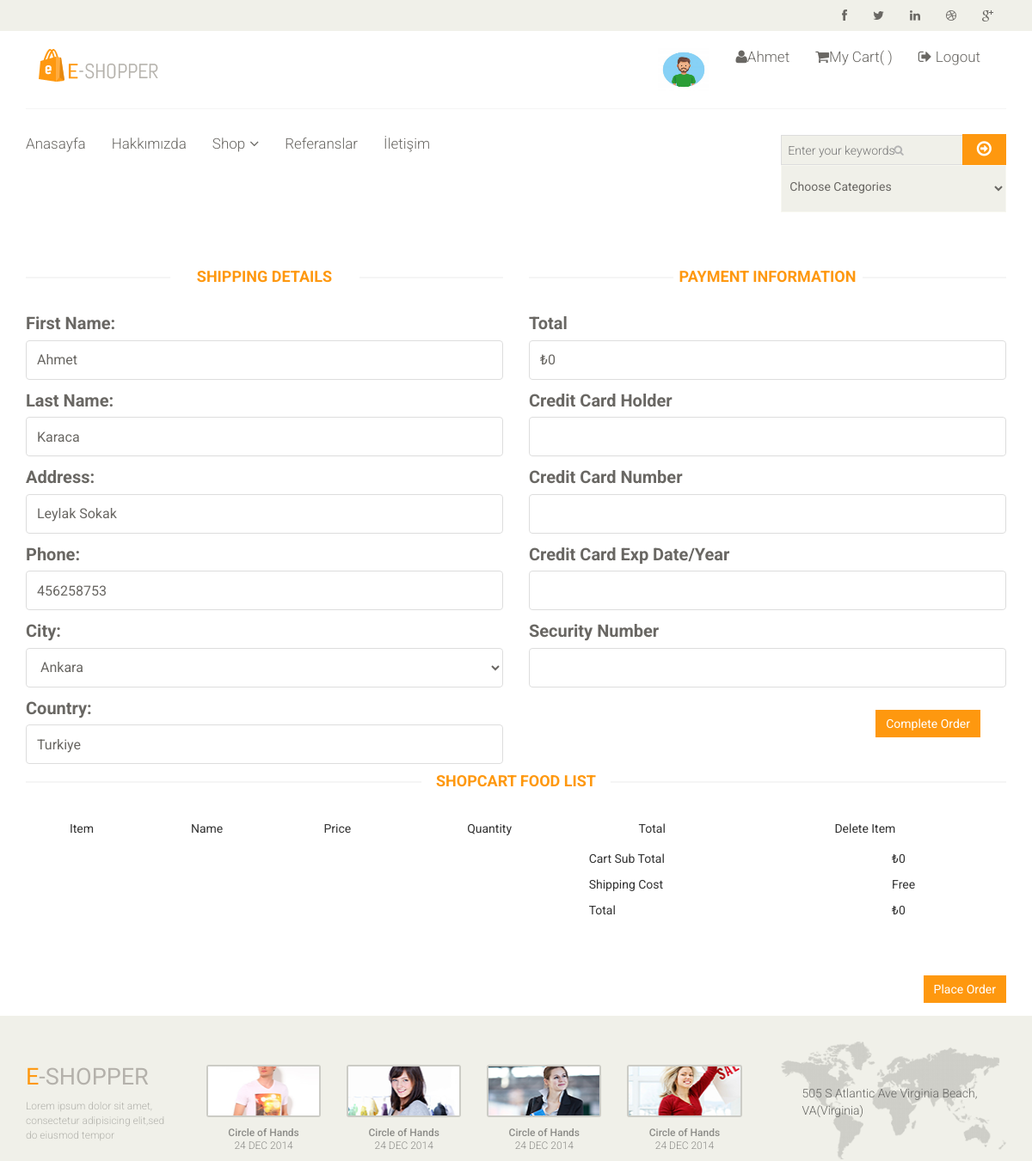
The app's page /order/orderproduct (signed in, upper part), older data.
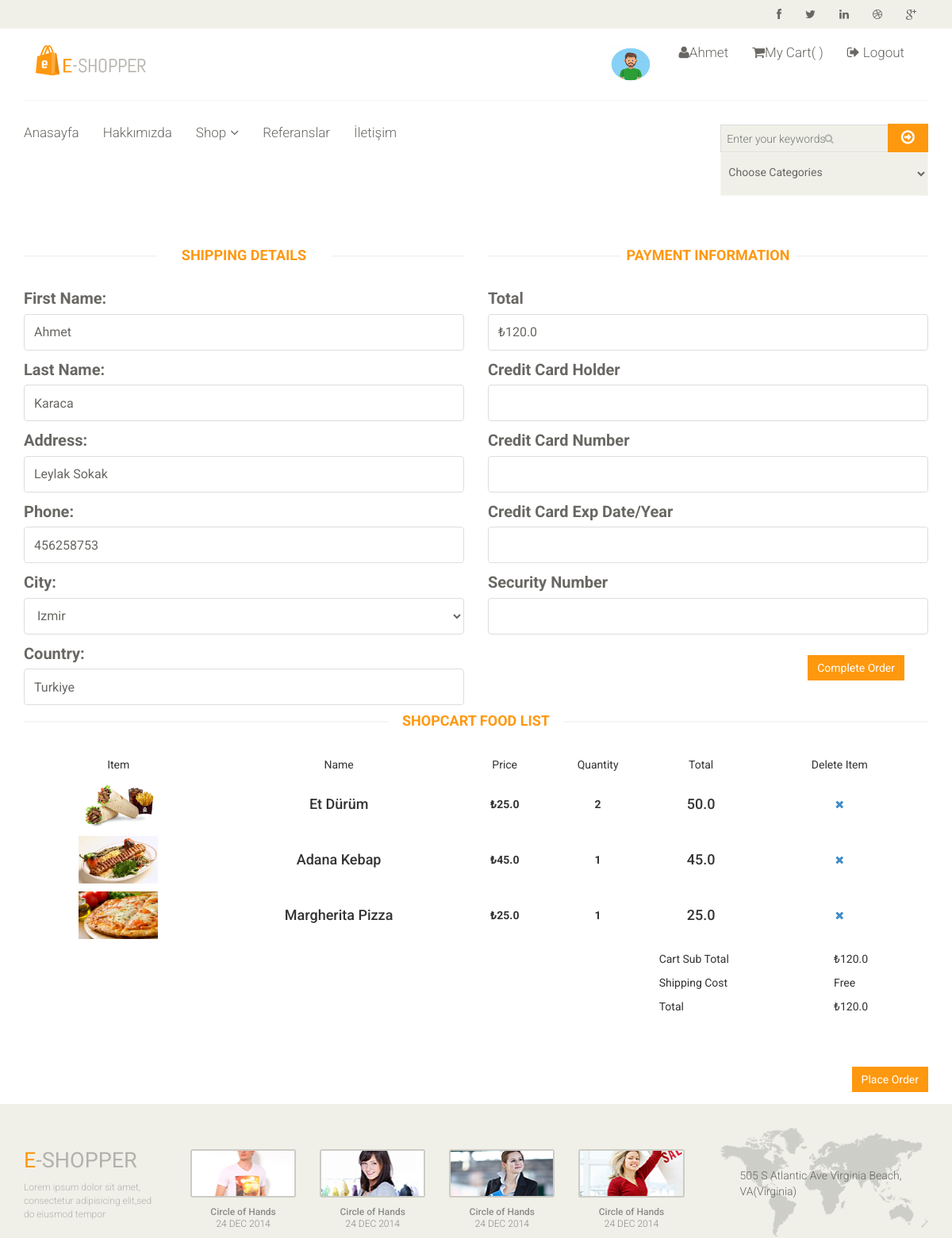
The same page, newer data.
### home/models.py (models this page shows, shortened)
class UserProfile(models.Model):
    user = models.OneToOneField(User, on_delete=models.CASCADE)
    phone = models.CharField(blank=True, max_length=20)
    address = models.CharField(blank=True, max_length=150)
    city = models.CharField(blank=True, max_length=20)
    country = models.CharField(blank=True, max_length=20)
    image = models.ImageField(blank=True, upload_to='images/users/')
    def image_tag(self):
        return mark_safe('<img src="{}" height="50"/>'.format(self.image.url))
    image_tag.short_description = 'Image'

### order/models.py (models this page shows, shortened)
class ShopCart(models.Model):
    user = models.ForeignKey(User, on_delete=models.SET_NULL, null=True)
    product = models.ForeignKey(Food, on_delete=models.SET_NULL, null=True)
    quantity = models.IntegerField()
    @property
    def amount(self):
        return (self.quantity * self.product.price)

### food/models.py (models this page shows, shortened)
class Food(models.Model):
    STATUS = (
        ('True', 'Evet'),
        ('False', 'Hayır'),
    )
    category = models.ForeignKey(Category, on_delete=models.CASCADE) #relation with Category table
    title = models.CharField(max_length=150)
    keywords = models.CharField(max_length=255, blank=True)
    description = models.CharField(max_length=255, blank=True)
    image = models.ImageField(blank=True, upload_to='images/')
    price = models.FloatField()
    amount = models.IntegerField()
    detail = RichTextUploadingField()
    slug = models.SlugField(null=False, unique=True)
    status = models.CharField(max_length=10, choices=STATUS)
    create_at = models.DateTimeField(auto_now_add=True)
    update_at = models.DateTimeField(auto_now=True)
    def __str__(self):
        return self.title
    def image_tag(self):
        return mark_safe('<img src="{}" height="50"/>'.format(self.image.url))
    image_tag.short_description = 'Image'

### order/views.py (the view, shortened to what this page needs)
# urls.py: path('orderproduct', views.orderproduct, name='orderproduct'),
@login_required(login_url='/login')
def orderproduct(request):  #siparis edilen urunu kaydediyoruz.
    current_user = request.user
    category = Category.objects.all()
    shopcart = ShopCart.objects.filter(user_id=current_user.id)
    total=0
    for rs in shopcart:
        total += rs.quantity * rs.product.price
    form = OrderForm()
    profile = UserProfile.objects.get(user_id=current_user.id)
    context = {'form': form,
               'category':category,
               'shopcart': shopcart,
               'total': total,
               'profile':profile,
               }
    return render(request, 'Order_Form.html', context)

### order/models.py
class OrderForm(ModelForm):
    class Meta:
        model = Order
        fields = ['first_name','last_name','address', 'phone', 'city', 'country']

### order/templates/Order_Form.html (shortened to what the changed rows need)
{% extends "homebase.html" %}
{% block content %}
    <div id="contact-page" class="container">
        <div class="bg">
            <div class="row">
                <form action="" method="post">
                    <div class="col-sm-6">
                        <div class="shopper-info">
                            <h2 class="title text-center">Shipping Details</h2>
                            <p><label for="id_address">Address:</label>
                                <input name="address" value="{{ profile.address }}" type="text" class="form-control" placeholder="Display Name"></p>
                            <p><label for="id_phone">Phone:</label>
                                <input name="phone" value="{{ profile.phone}}" type="text" class="form-control" placeholder="Display Name"></p>
                            <p><label for="id_city">City:</label>
                                <select name="city" class="form-control" id="id_city">
                                    <option value="{{ profile.city }}" selected>{{ profile.city }}</option>
                                </select></p>
                            <p><label for="id_phone">Country:</label>
                                <input name="country" value="{{ profile.country}}" type="text" class="form-control" placeholder="Display Name"></p>
                        </div>
                    </div>
                    <div class="col-sm-6">
                        <div class="shopper-info">
                            <h2 class="title text-center">Payment Information</h2>
                            <p><label for="id_first_name">Total</label>
                                <input name="total" readonly value="₺{{ total }}" type="text" class="form-control" placeholder="Display Name"></p>
                        </div>
                    </div>
                </form>
                <div class="col-sm-12">
                    <h2 class="title text-center">Shopcart Food List</h2>
                    <div class="table-responsive cart_info">
                        <table class="table table-condensed">
                            <thead>
                            <tr class="cart_menu">
                                <td class="text-center">Item</td>
                                <td class="text-center">Name</td>
                                <td class="text-center">Price</td>
                                <td class="text-center">Quantity</td>
                                <td class="text-center">Total</td>
                                <td class="text-center">Delete Item</td>
                            </tr>
                            </thead>
                            <tbody>
                            {% for rs in shopcart %}
                                <tr>
                                    <td class="text-center">
                                        <a href=""><img src="{{rs.product.image.url}}" style="width: 100px" height="60px" alt=""></a>
                                    </td>
                                    <td class="text-center">
                                        <h4>{{rs.product}}</h4>
                                    </td>
                                    <td class="text-center">
                                        <strong>₺{{ rs.product.price }}</strong><br>
                                    </td>
                                    <td class="text-center">
                                        <div class="cart_quantity_button">
                                            <strong> {{ rs.quantity }}</strong>
                                        </div>
                                    </td>
                                    <td class="text-center">
                                        <h4>{{rs.amount}}</h4>
                                    </td>
                                    <td class="text-center">
                                        <a class="cart_quantity_delete" href="/order/deletefromcart/{{ rs.id }}" onclick="return confirm('Are you sure want to delete this item?')"><i class="fa fa-times"></i></a>
                                    </td>
                                </tr>
                            {% endfor %}
                            <tr>
                                <td colspan="2">
                                    <table class="table table-condensed total-result">
                                        <tr>
                                            <td>Cart Sub Total</td>
                                            <td>₺{{total}}</td>
                                        </tr>
                                        <tr>
                                            <td><span>₺{{total}}</span></td>
                                        </tr>
                                    </table>
                                </td>
                            </tr>
                            </tbody>
                        </table>
                    </div>
                </div>
            </div>
        </div>
    </div>
{% endblock %}

### home/templates/header.html (shortened to what this page needs)
{% load static %}
<header id="header">
    <div class="header_top">
        <div class="container">
            <div class="row">
                <div class="col-sm-6">
                    <div class="contactinfo">
                    <br>
                    </div>
                </div>
                <div class="col-sm-6">
                    <div class="social-icons pull-right">
                        <ul class="nav navbar-nav">
                            <li><a href="#"><i class="fa fa-facebook"></i></a></li>
                            <li><a href="#"><i class="fa fa-twitter"></i></a></li>
                            <li><a href="#"><i class="fa fa-linkedin"></i></a></li>
                            <li><a href="#"><i class="fa fa-dribbble"></i></a></li>
                            <li><a href="#"><i class="fa fa-google-plus"></i></a></li>
                        </ul>
                    </div>
                </div>
            </div>
        </div>
    </div>
    <div class="header-middle">
        <div class="container">
            <div class="row">
                <div class="col-md-4 clearfix">
                    <div class="logo pull-left">
                        <a href="/"><img src="{% static 'images/home/logo.png' %}" alt="" /></a>
                    </div>
                </div>
                <div class="col-md-8 clearfix">
                    <div class="mainmenu pull-right">
                        <ul class="nav navbar-nav">
                            {% if user.id is not None %}
                                <li>
                                    <img class="media-object" src="{{profile.image.url}}" style="width: 60px" height="50px" alt="">
                                </li>
                                <li class="dropdown"><a href="#"><i class="fa fa-user"></i>{{ user.first_name }}</a>
                                </li>
                                <li><a href="/shopcart/"><i class="fa fa-shopping-cart"></i>My Cart( {{ request.session.cart_items }} )
                                </a></li>
                                <li><a href="/logout/"><i class="fa fa-sign-out"></i> Logout</a></li>
                            {% else %}
                                <li><a href="/login/"><i class="fa fa-lock"></i> Login</a></li>
                                <li><a href="/signup/"><i class="fa fa-heart"></i> Sign Up</a></li>
                            {% endif %}
                        </ul>
                    </div>
                </div>
            </div>
        </div>
    </div>
    <div class="header-bottom">
        <div class="container">
            <div class="row">
                <div class="col-sm-6">
                    <div class="mainmenu pull-left">
                        <ul class="nav navbar-nav collapse navbar-collapse">
                            <li><a href="/">Anasayfa</a></li>
                            <li><a href="/hakkimizda">Hakkımızda</a></li>
                            <li class="dropdown"><a href="#">Shop<i class="fa fa-angle-down"></i></a>
                            </li>
                            <li><a href="/referanslar">Referanslar</a></li>
                            <li><a href="/iletisim">İletişim</a></li>
                        </ul>
                    </div>
                </div>
                <div class="col-sm-6">
                    <div class="search_box pull-right">
                        <form action="/search/" class="searchform" method="post">
                            <input id="query" name="query" class="input search-input" type="text" placeholder="Enter your keywords">
                            <button type="submit" class="btn btn-default"><i class="fa fa-arrow-circle-o-right"></i></button>
                            <br>
                            <select name="catid" class="input category-products">
                                <option value="0">Choose Categories</option>
                                {% load mptt_tags %}
                            </select>
                        </form>
                    </div>
                </div>
            </div>
        </div>
    </div>
</header>

Row changes from the older to the newer data that the page shows:
changed UserProfile "Leylak Sokak": city "Ankara" → "Izmir"
added ShopCart: product.image (picture), product "Et Dürüm", product.price "25.0", quantity "2", amount "50.0"
added ShopCart: product.image (picture), product "Adana Kebap", product.price "45.0", quantity "1", amount "45.0"
added ShopCart: product.image (picture), product "Margherita Pizza", product.price "25.0", quantity "1", amount "25.0"
Text that changed along with them:
form field total: "₺0" → "₺120.0"
{{ total }}: "0" → "120.0"
